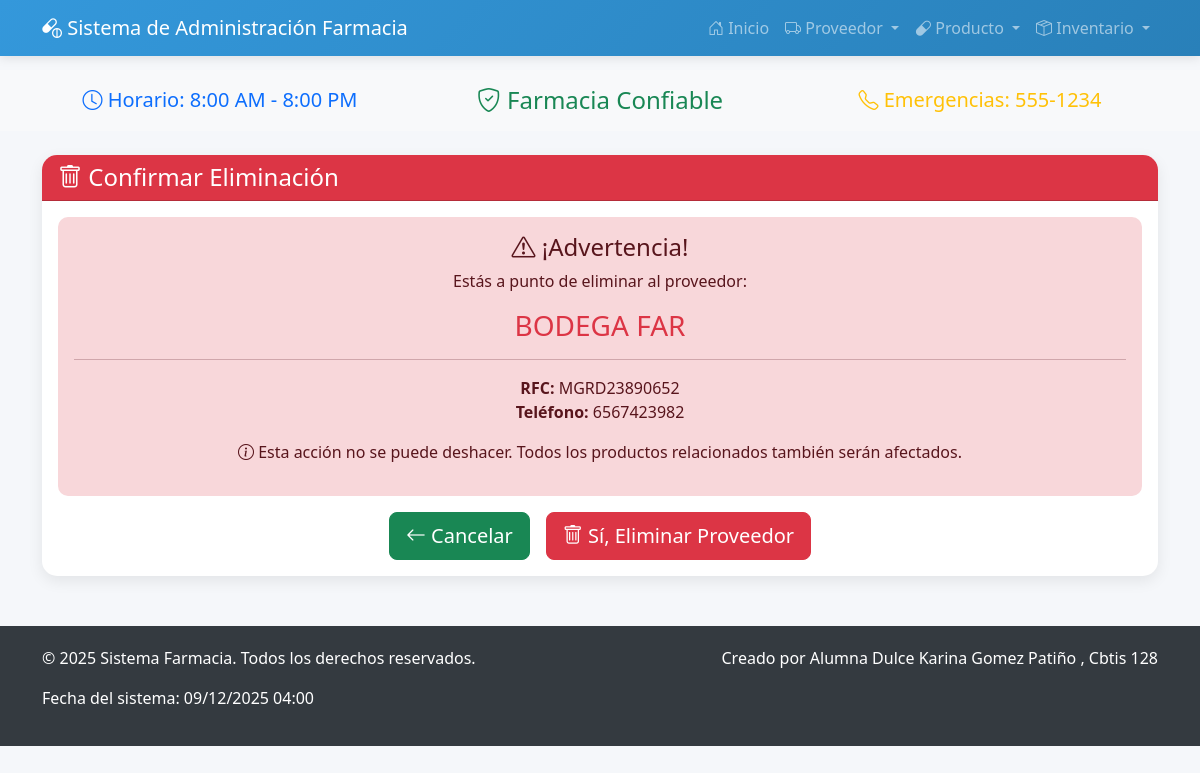
Screenshot of /proveedor/borrar/2/ with the database file from the repository.
### FARMACIAAAAA/app_Farmacia/models.py (models this page shows, shortened)
class Proveedor(models.Model):
    nombre = models.CharField(max_length=100)
    direccion = models.TextField()
    telefono = models.CharField(max_length=15)
    email = models.EmailField()
    rfc = models.CharField(max_length=13)
    fecha_registro = models.DateField(auto_now_add=True)
    activo = models.BooleanField(default=True)

### FARMACIAAAAA/app_Farmacia/views.py (the view)
# urls.py: path('proveedor/borrar/<int:id>/', views.borrar_proveedor, name='borrar_proveedor'),
def borrar_proveedor(request, id):
    proveedor = get_object_or_404(Proveedor, id=id)
    if request.method == 'POST':
        proveedor.delete()
        return redirect('ver_proveedores')
    return render(request, 'proveedor/borrar_proveedor.html', {'proveedor': proveedor})

### FARMACIAAAAA/app_Farmacia/templates/proveedor/borrar_proveedor.html (shortened to what this page needs)
{% extends 'base.html' %}
{% block content %}
<div class="card card-custom">
    <div class="card-header bg-danger text-white">
        <h4 class="mb-0">
            <i class="bi bi-trash"></i> Confirmar Eliminación
        </h4>
    </div>
    <div class="card-body text-center">
        <div class="alert alert-danger" role="alert">
            <h4 class="alert-heading">
                <i class="bi bi-exclamation-triangle"></i> ¡Advertencia!
            </h4>
            <p>Estás a punto de eliminar al proveedor:</p>
            <h3 class="text-danger">{{ proveedor.nombre }}</h3>
            <hr>
            <p class="mb-0">
                <strong>RFC:</strong> {{ proveedor.rfc }}<br>
                <strong>Teléfono:</strong> {{ proveedor.telefono }}
            </p>
            <p class="mt-3">
                <i class="bi bi-info-circle"></i> Esta acción no se puede deshacer.
                Todos los productos relacionados también serán afectados.
            </p>
        </div>
        <form method="POST">
            <div class="d-flex justify-content-center gap-3">
                <a href="{% url 'ver_proveedores' %}" class="btn btn-success btn-lg">
                    <i class="bi bi-arrow-left"></i> Cancelar
                </a>
                <button type="submit" class="btn btn-danger btn-lg">
                    <i class="bi bi-trash"></i> Sí, Eliminar Proveedor
                </button>
            </div>
        </form>
    </div>
</div>
{% endblock %}

### FARMACIAAAAA/app_Farmacia/templates/base.html (style rules this page uses)
.card { border-radius: 12px; overflow: hidden; }
.alert { border-radius: 10px; border: none; }
:root { --primary-color: #3498db; --secondary-color: #2ecc71; --accent-color: #e74c3c; --light-color: #f8f9fa; --dark-color: #343a40; }
body { background-color: #f5f7fa; font-family: 'Segoe UI', Tahoma, Geneva, Verdana, sans-serif; padding-top: 70px; }
.card-custom { border: none; border-radius: 15px; box-shadow: 0 5px 15px rgba(0,0,0,0.08); transition: transform 0.3s; }

### rows the page displays
Proveedor: nombre "BODEGA FAR", rfc "MGRD23890652", telefono "6567423982"
